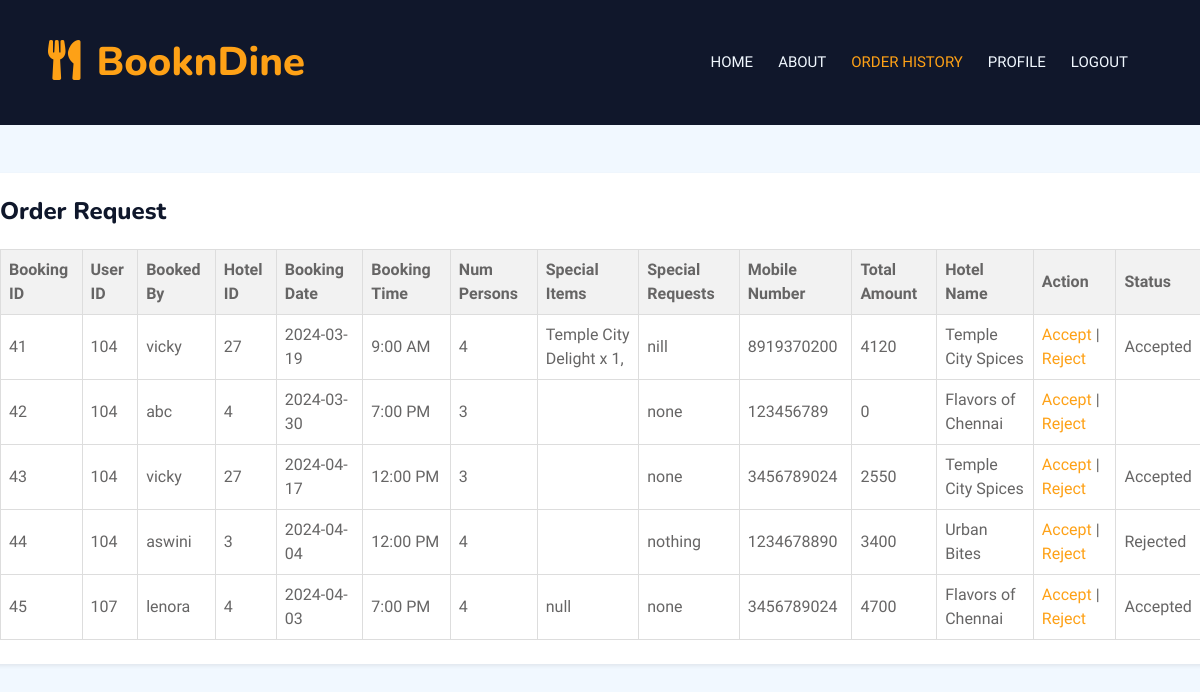
Screenshot of /hotel-admin/html/order-history1.php with the database file from the repository.
### tables this page shows
CREATE TABLE `booking_details` (
  `booking_id` int(11) NOT NULL,
  `user_id` int(11) NOT NULL,
  `booked_by` varchar(255) NOT NULL,
  `hotel_id` int(11) NOT NULL,
  `booking_date` date NOT NULL,
  `num_persons` int(11) NOT NULL,
  `special_items` varchar(255) NOT NULL,
  `special_requests` text DEFAULT NULL,
  `status` varchar(255) NOT NULL,
  `total_amount` double NOT NULL,
  `created_at` timestamp NOT NULL DEFAULT current_timestamp(),
  `booking_time` varchar(255) DEFAULT NULL,
  `mobile_number` varchar(255) DEFAULT NULL,
  `hotel_name` varchar(255) NOT NULL,
  `booking_status` int(11) DEFAULT NULL
);

### hotel-admin/html/view_bookings.php (the view, shortened to what this page needs)
<?php
$servername = "localhost";
$username = "root";
$password = "";
$dbname = "bookndine";
$conn = new mysqli($servername, $username, $password, $dbname);
$query = "SELECT * FROM BOOKING_DETAILS";
$result = $conn->query($query);
if ($result->num_rows > 0) {
    echo '<table border="1">
            <tr>
                <th>Booking ID</th>
                <th>User ID</th>
                <th>Booked By</th>
                <th>Hotel ID</th>
                <th>Booking Date</th>
                <th>Booking Time</th>
                <th>Num Persons</th>
                <th>Special Items</th>
                <th>Special Requests</th>
                <th>Mobile Number</th>
                <th>Total Amount</th>
                <th>Hotel Name</th>
                <th>Action</th>
                <th>Status</th>
            </tr>';
    while ($row = $result->fetch_assoc()) {
        echo '<tr>
                <td>' . $row['booking_id'] . '</td>
                <td>' . $row['user_id'] . '</td>
                <td>' . $row['booked_by'] . '</td>
                <td>' . $row['hotel_id'] . '</td>
                <td>' . $row['booking_date'] . '</td>
                <td>' . $row['booking_time'] . '</td>
                <td>' . $row['num_persons'] . '</td>
                <td>' . $row['special_items'] . '</td>
                <td>' . $row['special_requests'] . '</td>
                <td>' . $row['mobile_number'] . '</td>
                <td>' . $row['total_amount'] . '</td>
                <td>' . $row['hotel_name'] . '</td>
                <td><a href="?action=accept&booking_id=' . $row['booking_id'] . '">Accept</a> | <a href="?action=reject&booking_id=' . $row['booking_id'] . '">Reject</a></td>
                <td>' . $row['status'] . '</td>
              </tr>';
    }
    echo '</table>';
} else {
    echo 'No bookings found.';
}
?>

### hotel-admin/html/order-history1.php (shortened to what this page needs)
<!DOCTYPE html>
<html style="scroll-behavior: smooth;">
<head>
	<link href="https://cdnjs.cloudflare.com/ajax/libs/font-awesome/5.10.0/css/all.min.css" rel="stylesheet">
	<link href="https://cdn.jsdelivr.net/npm/bootstrap-icons@1.4.1/font/bootstrap-icons.css" rel="stylesheet">
	<link href="../lib/animate/animate.min.css" rel="stylesheet">
	<link href="../css/bootstrap.min.css" rel="stylesheet">
	<link href="../css/style.css" rel="stylesheet">
</head>
<body>
	<nav class="navbar navbar-expand-lg navbar-dark bg-dark px-4 px-lg-5 py-3"
		style="position: sticky; top: 0; background: #10172b !important;">
		<a href="../html/hotel-admin.html" class="navbar-brand p-0">
			<h1 class="text-primary m-0"><i class="fa fa-utensils me-3"></i>BooknDine</h1>
		</a>
		<div class="collapse navbar-collapse" id="navbarCollapse">
			<div class="navbar-nav ms-auto py-0 pe-4">
				<a href="./hotel-admin.html" class="nav-item nav-link">Home</a>
				<a href="../html/about.html" class="nav-item nav-link">About</a>
						<a href="../html/order-history.html" class="nav-item nav-link active">Order History</a>
				<a href="../html/profile.html" class="nav-item nav-link">Profile</a>
				<a href="../../landingpage/index.html" class="nav-item nav-link">Logout</a>
			</div>
		</div>
	</nav>
	<link rel="stylesheet" href="https://allyoucan.cloud/cdn/icofont/1.0.1/icofont.css"
>
	<div class="container my-5">
		<div class="row">
			<div class="col-md-9">
				<div class="osahan-account-page-right shadow-sm bg-white p-4 h-100" style="width: 1249px;
    margin-left: -66px;">
					<div class="tab-content" id="myTabContent">
						<div class="tab-pane  fade  active show" id="orders" role="tabpanel" aria-labelledby="orders-tab">
							<h4 class="font-weight-bold mt-0 mb-4">Order Request</h4>
    <?php include 'view_bookings.php'; ?>
						</div>
					</div>
				</div>
			</div>
		</div>
	</div>
</body>
</html>

### hotel-admin/css/style.css (style rules this page uses)
:root { --primary: #FEA116; --light: #F1F8FF; --dark: #0F172B; }
.navbar-dark .navbar-nav .nav-link { position: relative; margin-left: 25px; padding: 35px 0; font-size: 15px; color: var(--light) !important; text-transform: uppercase; font-weight: 500; outline: none; transition: .5s; }
.navbar-dark .navbar-nav .nav-link:hover, .navbar-dark .navbar-nav .nav-link.active { color: var(--primary) !important; }
@media (min-width: 992px) { .navbar-dark { position: absolute; width: 100%; top: 0; left: 0; z-index: 999; background: transparent !important; } }

### hotel-admin/html/view_bookings.php (style rules this page uses)
table { border-collapse: collapse; width: 100%; margin-top: 20px; }
th, td { border: 1px solid #dddddd; text-align: left; padding: 8px; }
th { background-color: #f2f2f2; }

### rows the page displays
booking_details: booking_id "41", user "104", booked_by "vicky", hotel "27", booking_date "2024-03-19", booking_time "9:00 AM", num_persons "4", special_items "Temple City Delight x 1,", special_requests "nill", mobile_number "8919370200", total_amount "4120", hotel_name "Temple City Spices", status "Accepted"
booking_details: booking_id "42", user "104", booked_by "abc", hotel "4", booking_date "2024-03-30", booking_time "7:00 PM", num_persons "3", special_requests "none", mobile_number "123456789", total_amount "0", hotel_name "Flavors of Chennai"
booking_details: booking_id "43", user "104", booked_by "vicky", hotel "27", booking_date "2024-04-17", booking_time "12:00 PM", num_persons "3", special_requests "none", mobile_number "3456789024", total_amount "2550", hotel_name "Temple City Spices", status "Accepted"
booking_details: booking_id "44", user "104", booked_by "aswini", hotel "3", booking_date "2024-04-04", booking_time "12:00 PM", num_persons "4", special_requests "nothing", mobile_number "1234678890", total_amount "3400", hotel_name "Urban Bites", status "Rejected"
booking_details: booking_id "45", user "107", booked_by "lenora", hotel "4", booking_date "2024-04-03", booking_time "7:00 PM", num_persons "4", special_items "null", special_requests "none", mobile_number "3456789024", total_amount "4700", hotel_name "Flavors of Chennai", status "Accepted"
